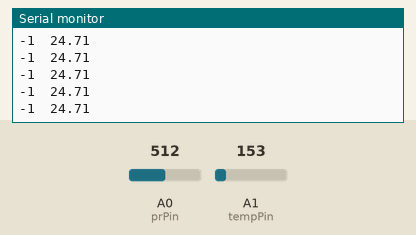
Simulated run of this sketch. Board: Arduino Uno, built with avr-gcc and run on an emulated ATmega328P. On the bench: the last lines printed to the serial monitor. The inputs (shaded band) are chosen by the test bench; at power-on: A0 (prPin) = 512, A1 (tempPin) = 153.

Above: at 1.2 s.
1.3 s: A0 (prPin) set to 525
At 1.9 s:
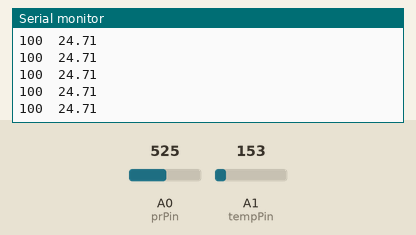
4.3 s: A1 (tempPin) set to 165
At 5.2 s:
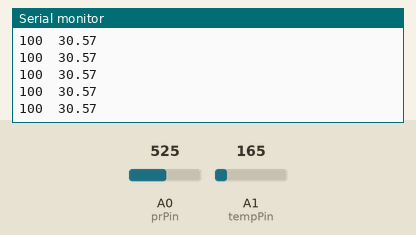
5.8 s: A1 (tempPin) set to 175
At 6.6 s:
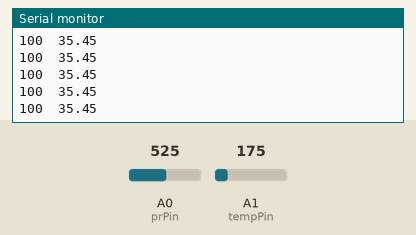
7.3 s: A0 (prPin) set to 511
At 7.8 s:
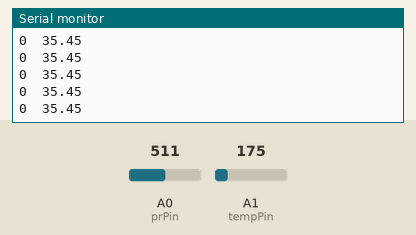
Timing chart, 0 to 9.8 s (numbered marks = the images above; inputs shaded):
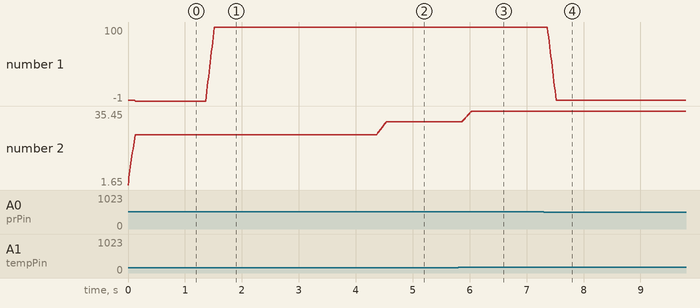

Measured:
- after the input at 1.3 s, the serial monitor: prints a new line after 0.07 s (image 1)
- after the input at 4.3 s, the serial monitor: prints a new line after 0.08 s (image 2)
- after the input at 5.8 s, the serial monitor: prints a new line after 0.08 s (image 3)
- after the input at 7.3 s, the serial monitor: prints a new line after 0.08 s (image 4)
- plotted number 1: -1 → 100 after the input at 1.3 s, 100 → 0 after the input at 7.3 s
- plotted number 2: 24.71 → 30.57 after the input at 4.3 s, 30.57 → 35.45 after the input at 5.8 s, 35.45 → 35.4 after the input at 7.3 s

The sketch:

Blind_Puller.ino
```cpp
/*-----( Import needed libraries )-----*/
#include <AccelStepper.h>

/*-----( Declare Constants and Pin Numbers )-----*/
#define FULLSTEP 4
#define HALFSTEP 8
// motor pins
#define motorPin1  4     // Blue   - 28BYJ48 pin 1
#define motorPin2  5     // Pink   - 28BYJ48 pin 2
#define motorPin3  6     // Yellow - 28BYJ48 pin 3
#define motorPin4  7     // Orange - 28BYJ48 pin 4
// Red    - 28BYJ48 pin 5 (VCC)

const int ledPin = 13;
const int prNumReadings = 15; /* number of readings to smooth analog input across*/
const int tempNumReadings = 15; /* number of readings to smooth analog input across*/
const int prPin = A0;
const int tempPin = A1;
const float tempTarget = 20.0;

/*-----( Declare objects )-----*/
// NOTE: The sequence 1-3-2-4 is required for proper sequencing of 28BYJ48
AccelStepper stepper1(HALFSTEP, motorPin1, motorPin3, motorPin2, motorPin4);

/*-----( Declare Variables )-----*/

int prSensorValue;
int prSensorLow = 1023;
int prSensorHigh = 0;
int prReadings [prNumReadings];
int prReadIndex = 0;
int prTotal = 0;
int prAverage = 0;

int tempSensorValue;
float tempVoltage = 0.0;
float temperature = 0.0;
float tempReadings [prNumReadings];
int tempReadIndex = 0;
float tempTotal = 0;
float tempAverage = 0;


void setup() { /****** SETUP: RUNS ONCE ******/

  //  pinMode(ledPin, OUTPUT);
  //  digitalWrite(ledPin, HIGH);             /*turns on on-board led when photoresistor is calibrating*/
  //
  //  while(millis()<5000){                   /*calibrates photoresistor by finding the max and min value over 5 seconds*/
  //    prSensorValue = analogRead(prPin);
  //    if(prSensorValue > prSensorHigh){
  //      prSensorHigh = prSensorValue;
  //    }
  //    if(prSensorValue < prSensorLow){
  //      prSensorLow = prSensorValue;
  //    }
  //  }
  //   digitalWrite(ledPin, LOW);           /*turns off on-board led when photoresistor is calibrated*/
  Serial.begin(9600);                  /*open a serial port*/
}

void loop() { /****** LOOP: RUNS CONSTANTLY ******/

  prSensorValue = analogRead(prPin);
  if (prSensorValue > prSensorHigh) {
    prSensorHigh = prSensorValue;
  }
  if (prSensorValue < prSensorLow) {
    prSensorLow = prSensorValue;
  }
  prSensorValue = analogRead(prPin);
  prSensorValue = 100 * (prSensorValue - prSensorLow) / (prSensorHigh - prSensorLow); /*normalize values*/

  prTotal = prTotal - prReadings[prReadIndex];
  prReadings[prReadIndex] = prSensorValue;
  prTotal = prTotal + prReadings[prReadIndex];
  prReadIndex = prReadIndex + 1;

  if (prReadIndex >= prNumReadings) {
    prReadIndex = 0;
  }
  prAverage = prTotal / prNumReadings;

  tempSensorValue = analogRead(tempPin);
  tempVoltage = (tempSensorValue / 1024.0) * 5.0;
  temperature = (tempVoltage - 0.5) * 100;

  tempTotal = tempTotal - tempReadings[tempReadIndex];
  tempReadings[tempReadIndex] = temperature;
  tempTotal = tempTotal + tempReadings[tempReadIndex];
  tempReadIndex = tempReadIndex + 1;

  if (tempReadIndex >= tempNumReadings) {
    tempReadIndex = 0;
  }
  tempAverage = tempTotal / tempNumReadings;

  Serial.print(prAverage);
  Serial.print("\t");
  Serial.println(tempAverage);


  //delay(1);

}
```
